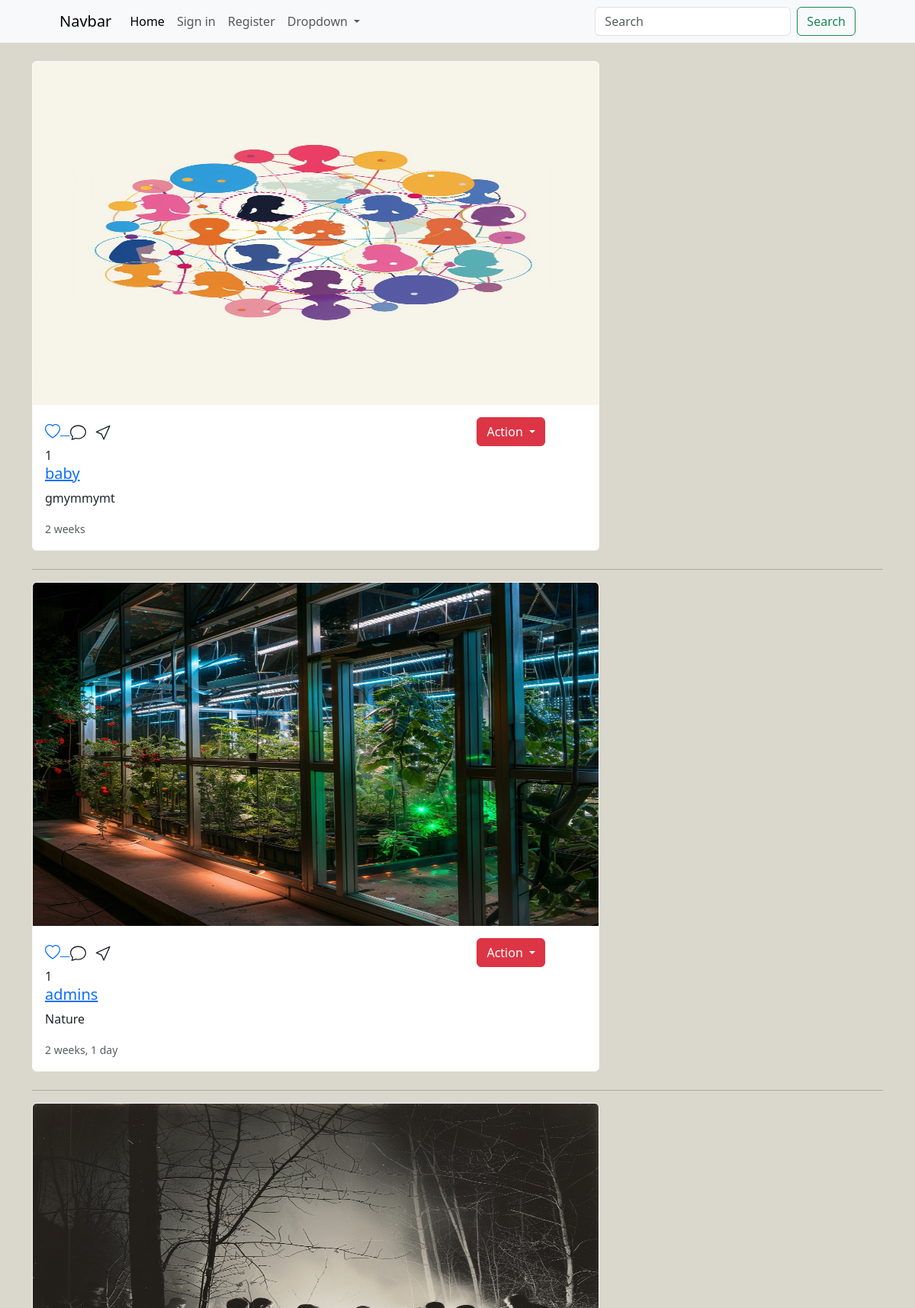
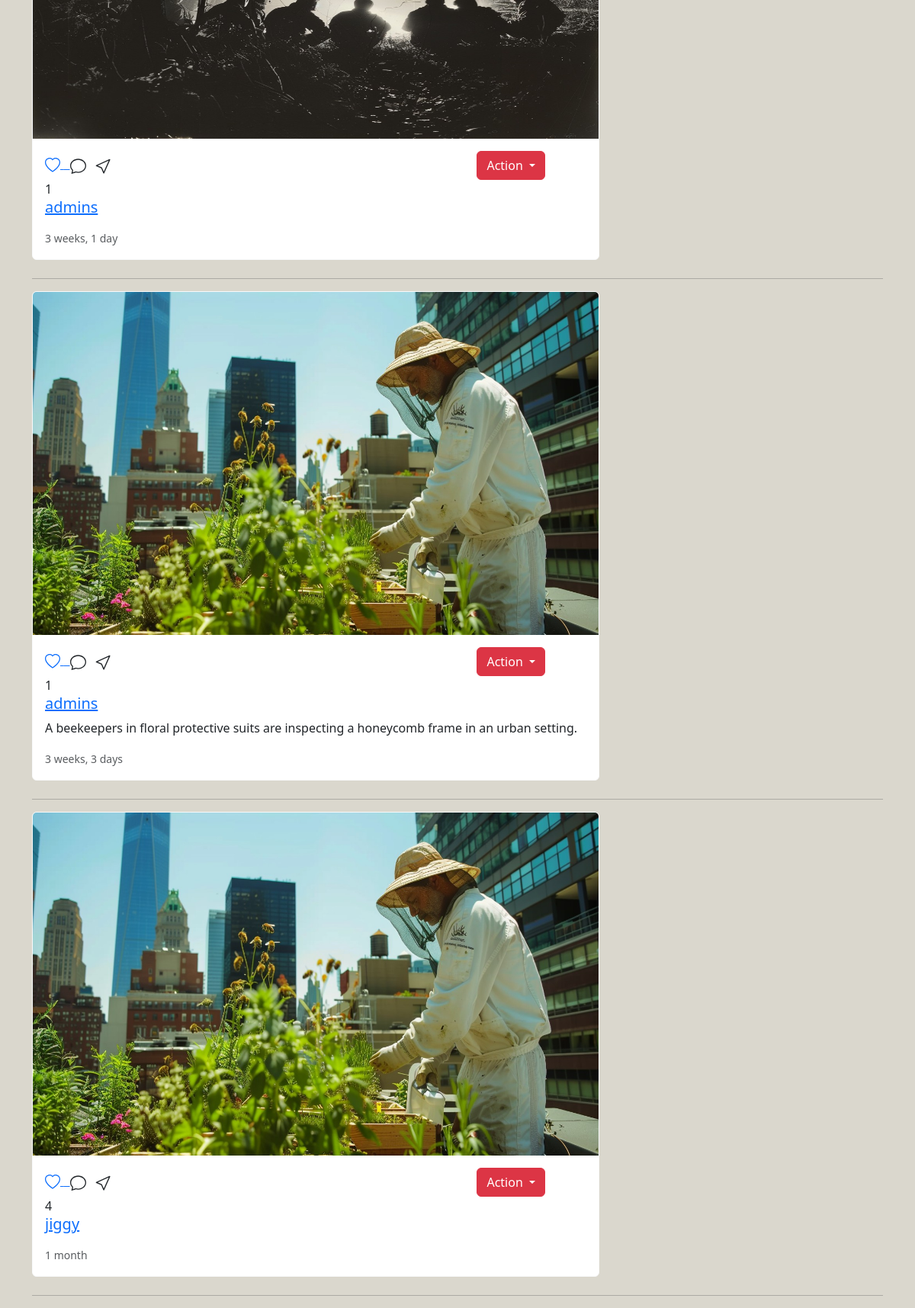
The page / on the database its author committed (2 pictures, top to bottom).
### main/models.py (models this page shows, shortened)
class Post(models.Model):
    user = models.ForeignKey(User,on_delete=models.CASCADE)
    image = models.ImageField(upload_to='posts/')
    caption = models.TextField(blank=True)
    create_at = models.DateTimeField(auto_now_add=True)
    likes = models.IntegerField(default=0)

### main/views.py (the view)
# urls.py: 2. Add a URL to urlpatterns:  path('', views.home, name='home')
def home(request):
    posts = Post.objects.all().order_by('-create_at')
    context = {"posts":posts,}
    return render(request,'home.html',context)

### templates/home.html (shortened to what this page needs)
{% extends 'partial/main.html' %}
{% load static %}
{% block content %}
<br>
<div class="container">
    <div class="row">
        <div class="col-12">
            {% for post in posts%}
            <div class="card col-sm-8 mb-4 card border-light">
                <a href="{% url 'post_detail' post.id %}"><img src="{{post.image.url}}" class="card-img-top" alt="..." height="450"></a>
                <div class="card-body">
                    <div class="run">
                        <a href="{% url 'like_detail' post.id %}">
                        </a>
                            <div class="btn-group">
                                <button type="button" class="btn btn-danger dropdown-toggle" data-bs-toggle="dropdown" aria-expanded="false">
                                  Action
                                </button>
                            </div>
                    </div>
                    {{post.likes}}
                <a href="{% url 'profile' post.user.username %}"><h5 class="card-title">{{post.user}}</h5> </a>
                <p class="card-text">{{post.caption}}</p>
                <p class="card-text"><small class="text-body-secondary">{{post.create_at|timesince}}</small></p>
                </div>
            </div>
            <hr>
            {% endfor %}
        </div>
</div>
{% endblock %}

### static/css/style.css (style rules this page uses)
.body { background-color: #dad7cd; }

### rows shown on the page
Post: image (picture), likes "1", user "baby", caption "gmymmymt", create_at "2 weeks"
Post: image (picture), likes "1", user "admins", caption "Nature", create_at "2 weeks, 1 day"
Post: image (picture), likes "1", user "admins", create_at "3 weeks, 1 day"
Post: image (picture), likes "1", user "admins", caption "A beekeepers in floral protective suits are inspecting a honeycomb frame in an urban setting.", create_at "3 weeks, 3 days"
Post: image (picture), likes "4", user "jiggy", create_at "1 month"
